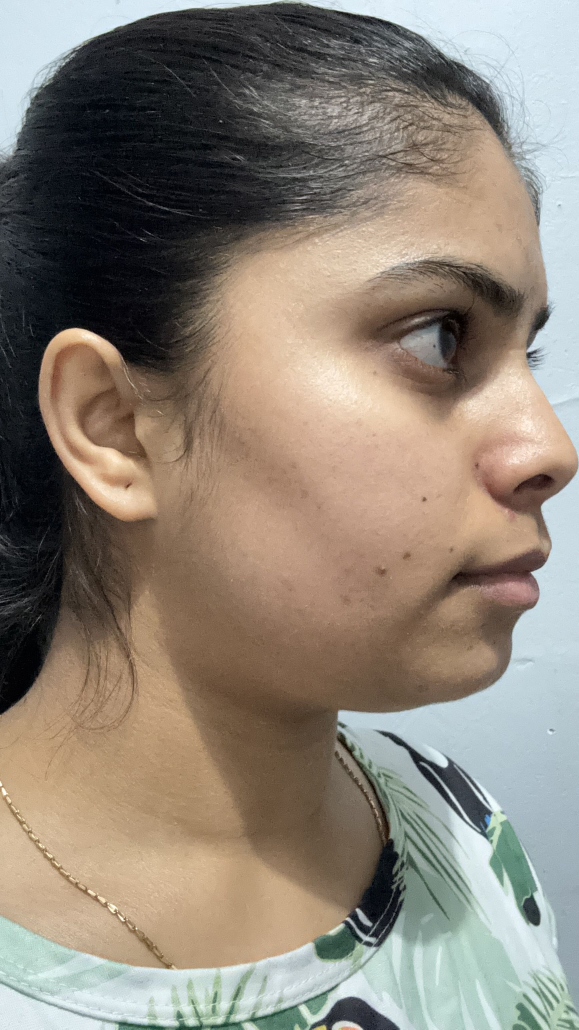
#> input picture server/dataset/Arpitha/IMG_9324.jpg, 1737 x 3088 px (shown at 1/3 size); its folder holds only this picture in this run
$ python trainer.py
#> lines starting #> are read from the running program, lines starting #| are printed output that depends on the picture
import cv2
import os
import numpy as np

dataset_path = "dataset"

cascade_path = os.path.join(cv2.__path__[0], "data", "haarcascade_frontalface_default.xml")
face_cascade = cv2.CascadeClassifier(cascade_path)
if face_cascade.empty():
    raise RuntimeError("Failed to load Haar cascade xml")

faces = []
labels = []
label_map = {}
current_label = 0

for person_name in os.listdir(dataset_path):
    person_path = os.path.join(dataset_path, person_name)
    if not os.path.isdir(person_path):
        continue

    label_map[current_label] = person_name

    for img_name in os.listdir(person_path):
        img_path = os.path.join(person_path, img_name)
        img = cv2.imread(img_path)
#> img is the input picture: shape (3088, 1737, 3); mean B, G, R 119.3, 131.5, 141.3
        if img is None:
            continue

        gray = cv2.cvtColor(img, cv2.COLOR_BGR2GRAY)
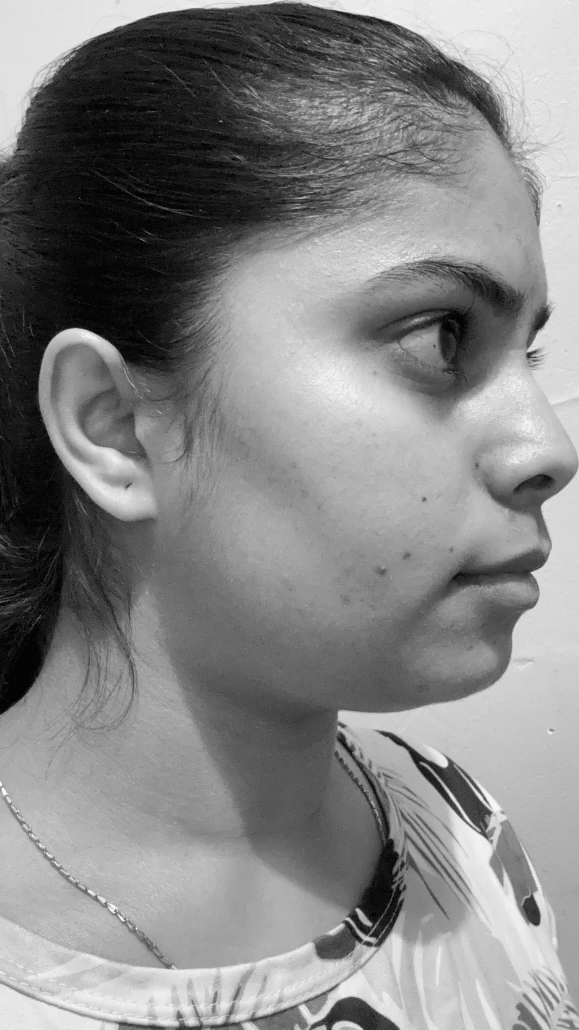
#> gray: shape (3088, 1737) (shown at 1/3 size); min 0, max 254, mean 133
        detected_faces = face_cascade.detectMultiScale(gray, 1.3, 5)
#> detected_faces = ()

        if len(detected_faces) != 1:
            continue

        (x, y, w, h) = detected_faces[0]

        face = gray[y:y+h, x:x+w]
        face = cv2.resize(face, (200, 200))

        faces.append(face)
        labels.append(current_label)

    current_label += 1
#> pass 2 of the loop `for person_name in os.listdir(dataset_path):`:
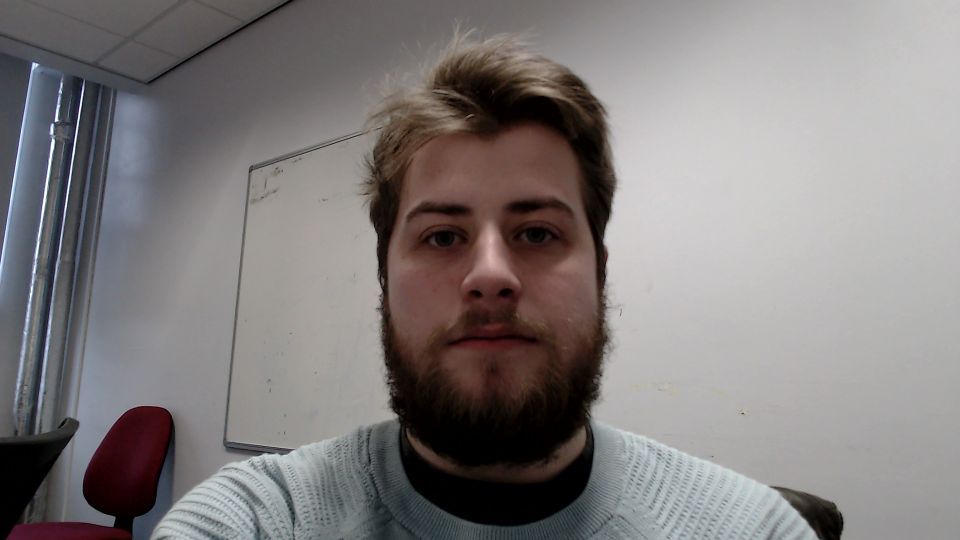
#> input picture server/dataset/Harry/WIN_20260106_08_47_58_Pro (2).jpg, 1920 x 1080 px (shown at 1/2 size)
#> img is the input picture: shape (1080, 1920, 3); mean B, G, R 124.3, 124.6, 128.9
#> `gray = cv2.cvtColor(img, cv2.COLOR_BGR2GRAY)`:
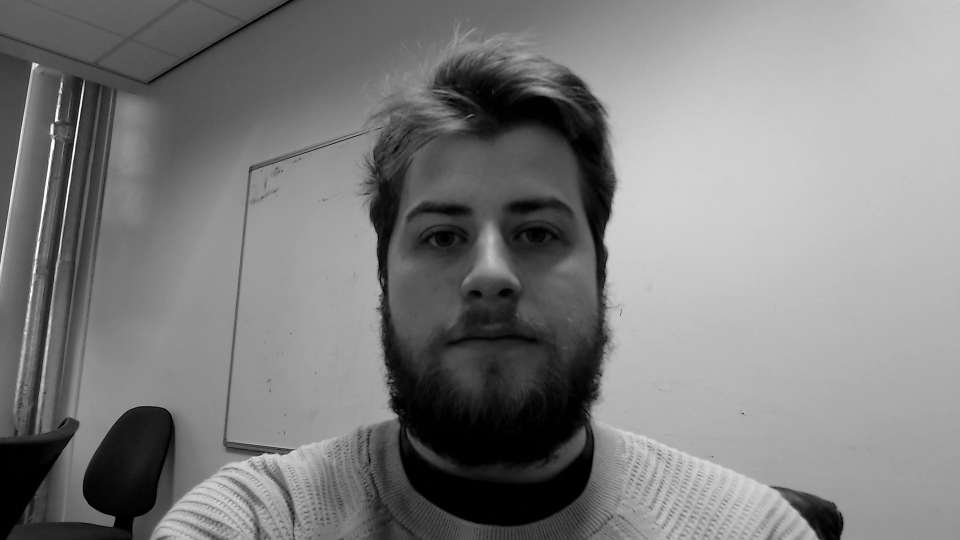
#> gray: shape (1080, 1920) (shown at 1/2 size); min 0, max 255, mean 125.9
#> detected_faces = [[679, 235, 592, 592]]
#> x = 679; y = 235; w = 592
#> `face = gray[y:y+h, x:x+w]`:
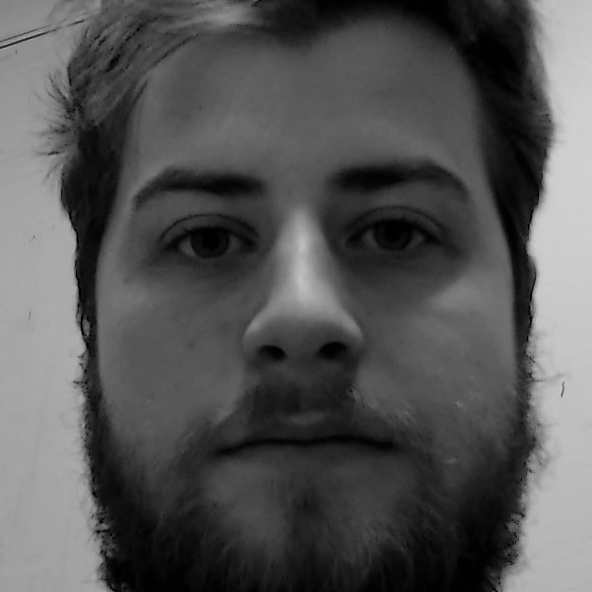
#> face: shape (592, 592); min 0, max 210, mean 84

faces = [np.array(f, dtype=np.uint8) for f in faces]
#> faces = 1 item
labels = np.array(labels, dtype=np.int32)

recognizer = cv2.face.LBPHFaceRecognizer_create()
recognizer.train(faces, labels)

# Save model
recognizer.write("trainer.yml")
print("[INFO] Training complete, saved to trainer.yml")

# Save label mapping
import json
with open("labels.json", "w") as f:
    json.dump(label_map, f)
print("[INFO] Label mapping saved to labels.json")
